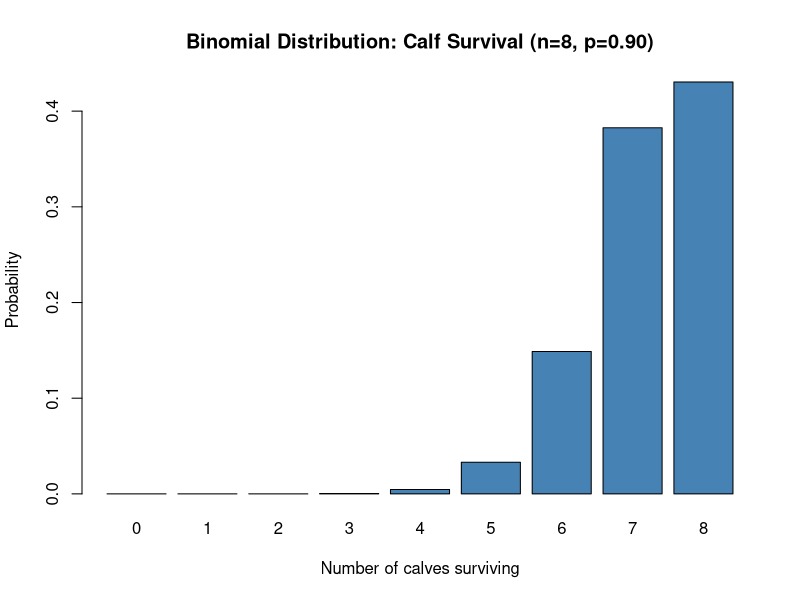

Source code (R):
## ---- chunk 1
# Binomial probability: exactly 7 of 8 calves survive
# P(X = 7), n=8, p=0.90
dbinom(7, size = 8, prob = 0.90)

# Cumulative: P(X <= 7)
pbinom(7, size = 8, prob = 0.90)

# Probability of 7 OR 8 calves surviving (at least 7)
pbinom(6, size = 8, prob = 0.90, lower.tail = FALSE) # P(X > 6) = P(X >= 7)

# --- Plotting a binomial distribution ---
k_vals <- 0:8
probs  <- dbinom(k_vals, size = 8, prob = 0.90)

barplot(probs, names.arg = k_vals,
        main = "Binomial Distribution: Calf Survival (n=8, p=0.90)",
        xlab = "Number of calves surviving",
        ylab = "Probability",
        col  = "steelblue")

# --- CI for a proportion ---
n_sites    <- 50
n_detected <- 32
p_hat      <- n_detected / n_sites
SE_p       <- sqrt(p_hat * (1 - p_hat) / n_sites)

cat("Sample proportion:", p_hat, "\n")
cat("Standard error:", round(SE_p, 4), "\n")
cat("95% CI:", round(p_hat - 2*SE_p, 3), "to", round(p_hat + 2*SE_p, 3), "\n")

# Built-in exact test for proportions
prop.test(n_detected, n_sites, conf.level = 0.95)
